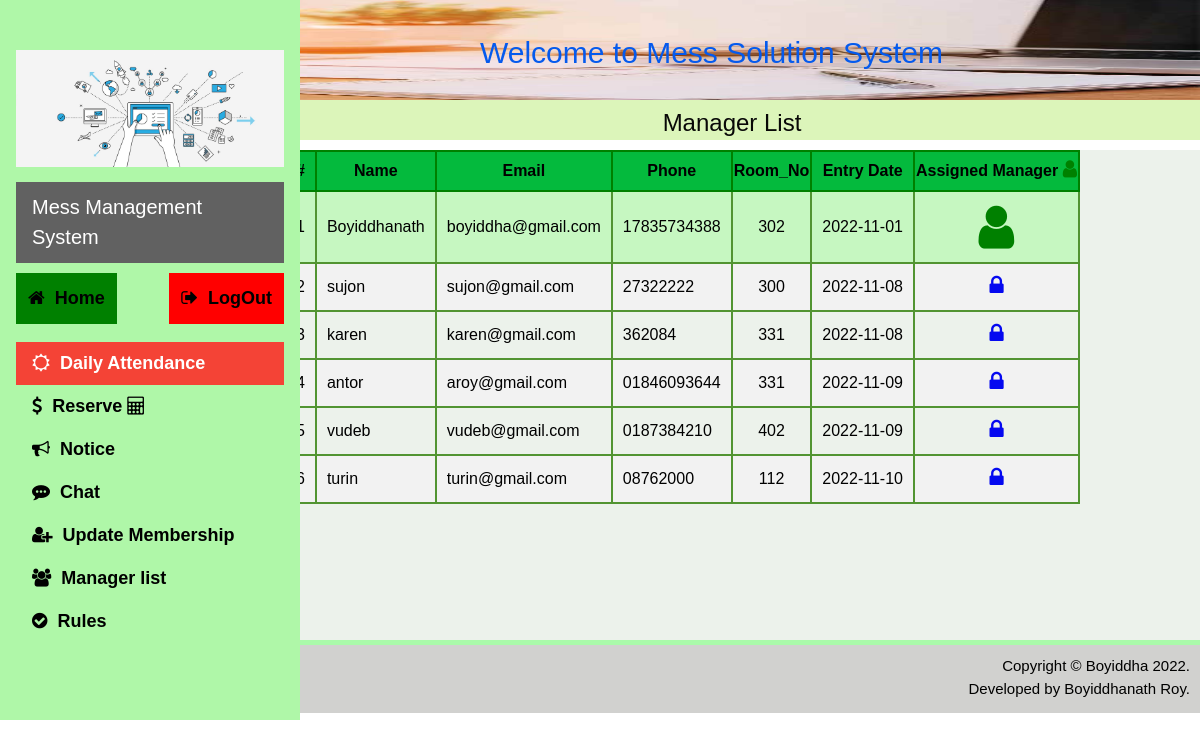
The page /manager/manager_list.php (signed in) on the database its author committed.
### tables this page shows
CREATE TABLE `manager` (
  `Sl_no` int(11) NOT NULL,
  `user_name` varchar(100) NOT NULL,
  `email` varchar(100) NOT NULL,
  `password` varchar(100) NOT NULL,
  `phone` varchar(15) NOT NULL,
  `room_no` varchar(20) NOT NULL,
  `Entry_Date` date NOT NULL
);

### manager/manager_list.php (the view, shortened to what this page needs)
<?php
	include 'database/Connection.php';
?>
<!DOCTYPE html>
<html lang="en">
<head>
		<link rel="stylesheet" href="https://cdnjs.cloudflare.com/ajax/libs/font-awesome/4.7.0/css/font-awesome.min.css">
		 <link rel="stylesheet" href="css/w3.css">
		<link rel="stylesheet" href="css/font.css">
</head>
<body>
	<?php
	include('navigation.php');
	?>
	<div class="photo1">
		<img class="img1"src="img/banner.jpg"  >
		<div class="text1">
			Welcome to Mess Solution System
		</div>
	</div>
	<h3 id="start">Manager List</h3>
	<div class="wrap">
		<div class ="wrp">
			<table >
				<thead >
					<tr >
						<th>#</th>
						<th>Name</th>
						<th>Email</th>
						<th>Phone</th>
						<th>Room_No</th>
						<th>Entry Date</th>
						<th>Assigned Manager <i class='fa fa-user cntr'  style="color:green;font-size:20px;"></i> </th>
					</tr>
				</thead>
				<tbody>
				  <?php
						$query = "SELECT * FROM manager";
						$rs = $conn->query($query);
						$num = $rs->num_rows;
						if($num > 0){
							while ($rows = $rs->fetch_assoc()) {
								if($rows['Sl_no']==1){
									echo"
										<tr style='background-color:#c6f7c1;'>
										<td>".$rows['Sl_no']."</td>
										<td>".$rows['user_name']."</td>
										<td>".$rows['email']."</td>
										<td>".$rows['phone']."</td>
										<td style='text-align:center;'>".$rows['room_no']."</td>
										<td>".$rows['Entry_Date']."</td>
										<td style='text-align:center;'><i class='fa fa-user cntr'  style=\"color:green;font-size:50px;\"></i></td>
										</tr>";
								}
								else{
									echo"
										<tr>
										<td>".$rows['Sl_no']."</td>
										<td>".$rows['user_name']."</td>
										<td>".$rows['email']."</td>
										<td>".$rows['phone']."</td>
										<td style='text-align:center;'>".$rows['room_no']."</td>
										<td>".$rows['Entry_Date']."</td>
										<td style='text-align:center;'><i class='fa fa-lock cntr'  style=\"color:#0509f0;font-size:22px;\"></i></td>
										</tr>";
								}
							}
						}
						else{
							 echo "<div class='alert'>
								<span class='closebtn' onclick=\"this.parentElement.style.display='none';\">&times;</span>
								<strong>No Record Found!</strong>
								</div>";
						}
					  ?>
				</tbody>
			</table>
		</div>
	</div>
	<div style="margin:0;padding:0;background-color:#aafaaa;height:5px;"></div>
	<div class="footer">
		Copyright &copy; Boyiddha 2022.<br> Developed by Boyiddhanath Roy.
	</div>
</body>
</html>

### manager/navigation.php (shortened to what this page needs)
<nav class="w3-sidebar w3-aqua w3-collapse w3-top w3-large w3-padding" style="z-index:3;width:300px;font-weight:bold;" id="mySidebar"><br>
	<img src="img/ict.jpg" alt="Snow" style="width:100%;padding-top: 15px;padding-bottom: 15px">
	<div class="w3-container w3-dark-grey">
		<h4>Mess Management System</h4>
	</div>
	<div class="clr ">
		<div class="home">
			<a class="w3-hover-white" href="index.php"> <i class="fa fa-home"></i>&nbsp  Home</a>
		</div>
		<div class="logout w3-hover-white">
			<a href="logout.php"><i class="fa fa-sign-out"></i>&nbsp  LogOut</a>
		</div>
	</div>
	 <div class="w3-bar-block">
		<dl>
			<dt><a style="text-decoration:none;" onclick="w3_close()" class="w3-bar-item w3-button w3-hover-grey w3-red" href="attendance.php"> <i class="fa fa-sun-o"></i>&nbsp Daily Attendance</a> </dt>
			<dt><a style="text-decoration:none;" onclick="w3_close()" class="w3-bar-item w3-button w3-hover-grey" href="reserve.php"> <i class="fa fa-dollar"></i>&nbsp Reserve <i class="fa fa-calculator"></i></a> </dt>
			<dt><a style="text-decoration:none;" onclick="w3_close()" class="w3-bar-item w3-button w3-hover-grey" href="notice.php"><i class="fa fa-bullhorn"></i>&nbsp Notice</a></dt>
			<dt><a style="text-decoration:none;" onclick="w3_close()" class="w3-bar-item w3-button w3-hover-grey notification" href="chat.php">
					<i class="fa fa-commenting" aria-hidden="true"></i>&nbsp Chat
				</a>
			</dt>
			<dt><a style="text-decoration:none;" onclick="w3_close()" class="w3-bar-item w3-button w3-hover-grey" href="member.php"><i class="fa fa-user-plus"></i>&nbsp  Update Membership</a> </dt>
			<dt><a style="text-decoration:none;" onclick="w3_close()" class="w3-bar-item w3-button w3-hover-grey" href="manager_list.php"> <i class="fa fa-users"></i>&nbsp Manager list</a> </dt>
			<dt><a style="text-decoration:none;" onclick="w3_close()" class="w3-bar-item w3-button w3-hover-grey" href="rules.php"><i class="fa fa-check-circle"></i>&nbsp Rules</a> </dt>
		</dl>
	</div>
</nav>

### manager/css/w3.css (style rules this page uses)
html { box-sizing:border-box }
*,*:before,*:after { box-sizing:inherit }
html { -ms-text-size-adjust:100%;-webkit-text-size-adjust:100% }
body { margin:0 }
article,aside,details,figcaption,figure,footer,header,main,menu,nav,section,summary { display:block }
a { background-color:transparent;-webkit-text-decoration-skip:objects }
img { border-style:none }
html,body { font-family:Verdana,sans-serif;font-size:15px;line-height:1.5 }
html { overflow-x:hidden }
h3 { font-size:24px }
h4 { font-size:20px }
h1,h2,h3,h4,h5,h6 { font-family:"Segoe UI",Arial,sans-serif;font-weight:400;margin:10px 0 }
img { vertical-align:middle }
a { color:inherit }
.w3-btn,.w3-button { border:none;display:inline-block;padding:8px 16px;vertical-align:middle;overflow:hidden;text-decoration:none;color:inherit;background-color:inherit;text-align:center;cursor:pointer;white-space:nowrap }
.w3-btn,.w3-button { -webkit-touch-callout:none;-webkit-user-select:none;-khtml-user-select:none;-moz-user-select:none;-ms-user-select:none;user-select:none }
.w3-sidebar { height:90%;width:200px;background-color:#aff7a8;position:fixed!important;z-index:1;overflow:auto }
.w3-bar-block .w3-bar-item { width:100%;display:block;padding:8px 16px;text-align:left;border:none;white-space:normal;float:none;outline:0 }
.w3-container:after,.w3-container:before,.w3-panel:after,.w3-panel:before,.w3-row:after,.w3-row:before,.w3-row-padding:after,.w3-row-padding:before, .w3-cell-row:before,.w3-cell-row:after,.w3-clear:after,.w3-clear:before,.w3-bar:before,.w3-bar:after { content:"";display:table;clear:both }
@media (min-width:993px) { .w3-sidebar.w3-collapse { display:block!important } }
.w3-top,.w3-bottom { position:fixed;width:100%;z-index:1 }
.w3-top { top:0 }
.w3-container,.w3-panel { padding:0.01em 16px }
.w3-large { font-size:18px!important }
.w3-padding { padding:8px 16px!important }
.w3-aqua,.w3-hover-aqua:hover { color:#000!important;background-color:#aff7a8!important }
.w3-red,.w3-hover-red:hover { color:#fff!important;background-color:#f44336!important }
.w3-dark-grey,.w3-hover-dark-grey:hover,.w3-dark-gray,.w3-hover-dark-gray:hover { color:#fff!important;background-color:#616161!important }

### manager/manager_list.php (style rules this page uses)
body,h1,h2,h3,h4,h5 { font-family: "Poppins", sans-serif }
body { font-size:16px; }
.clr { width:100%; margin-top:10px; content:''; display:table; clear:both; }
.home { float:left; background-color:green; color: white; }
.home a { display: block; color: black; padding: 12px; text-decoration: none; }
.logout a { display: block; color: black; padding: 12px; text-decoration: none; }
.logout { float:right; color:white; margin-left:1px; background-color:red; }
.img1 { height:100px; width:100%; }
.photo1 { position:relative; text-align:center; color:#055aed; }
.text1 { position:absolute; top:30%; left:40%; font-size:30px; }
h3 { position:relative; margin-top:0; margin-left:22%; background-color:#dcf5ba; height:40px; color:#080807; text-align:center; padding-top:5px; animation:title; animation-duration:2s; animation-iteration-count:infinite; }
.wrap { margin-left:22%; width:78%; background-color:#ecf2eb; }
.wrp { margin-left:20px; height:490px; overflow-x:hidden; overflow-y:scroll; }
table { border-collapse: collapse; border-spacing: 0; border: 1px solid green; width:auto; }
td { text-align: left; padding: 10px; border: 2px solid #529432; }
th { height:40px; text-aign:left; border:2px solid green; position:sticky; top: 0px; background:#04ba3d; }
tr:nth-child(even) { background-color: #f2f2f2 }
.wrap:after { content:''; display:table; clear:both; }
.notification { position: relative; }
.footer { background-color: #d1d1cf; color: black; padding: 10px; text-align: right; font-size: 15px; height:68px; }
.footer::after { display: table; content: ''; clear: both; }

### rows shown on the page
manager: Sl_no "1", user_name "Boyiddhanath", email "boyiddha@gmail.com", phone "17835734388", room_no "302", Entry_Date "2022-11-01"
manager: Sl_no "2", user_name "sujon", email "sujon@gmail.com", phone "27322222", room_no "300", Entry_Date "2022-11-08"
manager: Sl_no "3", user_name "karen", email "karen@gmail.com", phone "362084", room_no "331", Entry_Date "2022-11-08"
manager: Sl_no "4", user_name "antor", email "aroy@gmail.com", phone "01846093644", room_no "331", Entry_Date "2022-11-09"
manager: Sl_no "5", user_name "vudeb", email "vudeb@gmail.com", phone "0187384210", room_no "402", Entry_Date "2022-11-09"
manager: Sl_no "6", user_name "turin", email "turin@gmail.com", phone "08762000", room_no "112", Entry_Date "2022-11-10"
